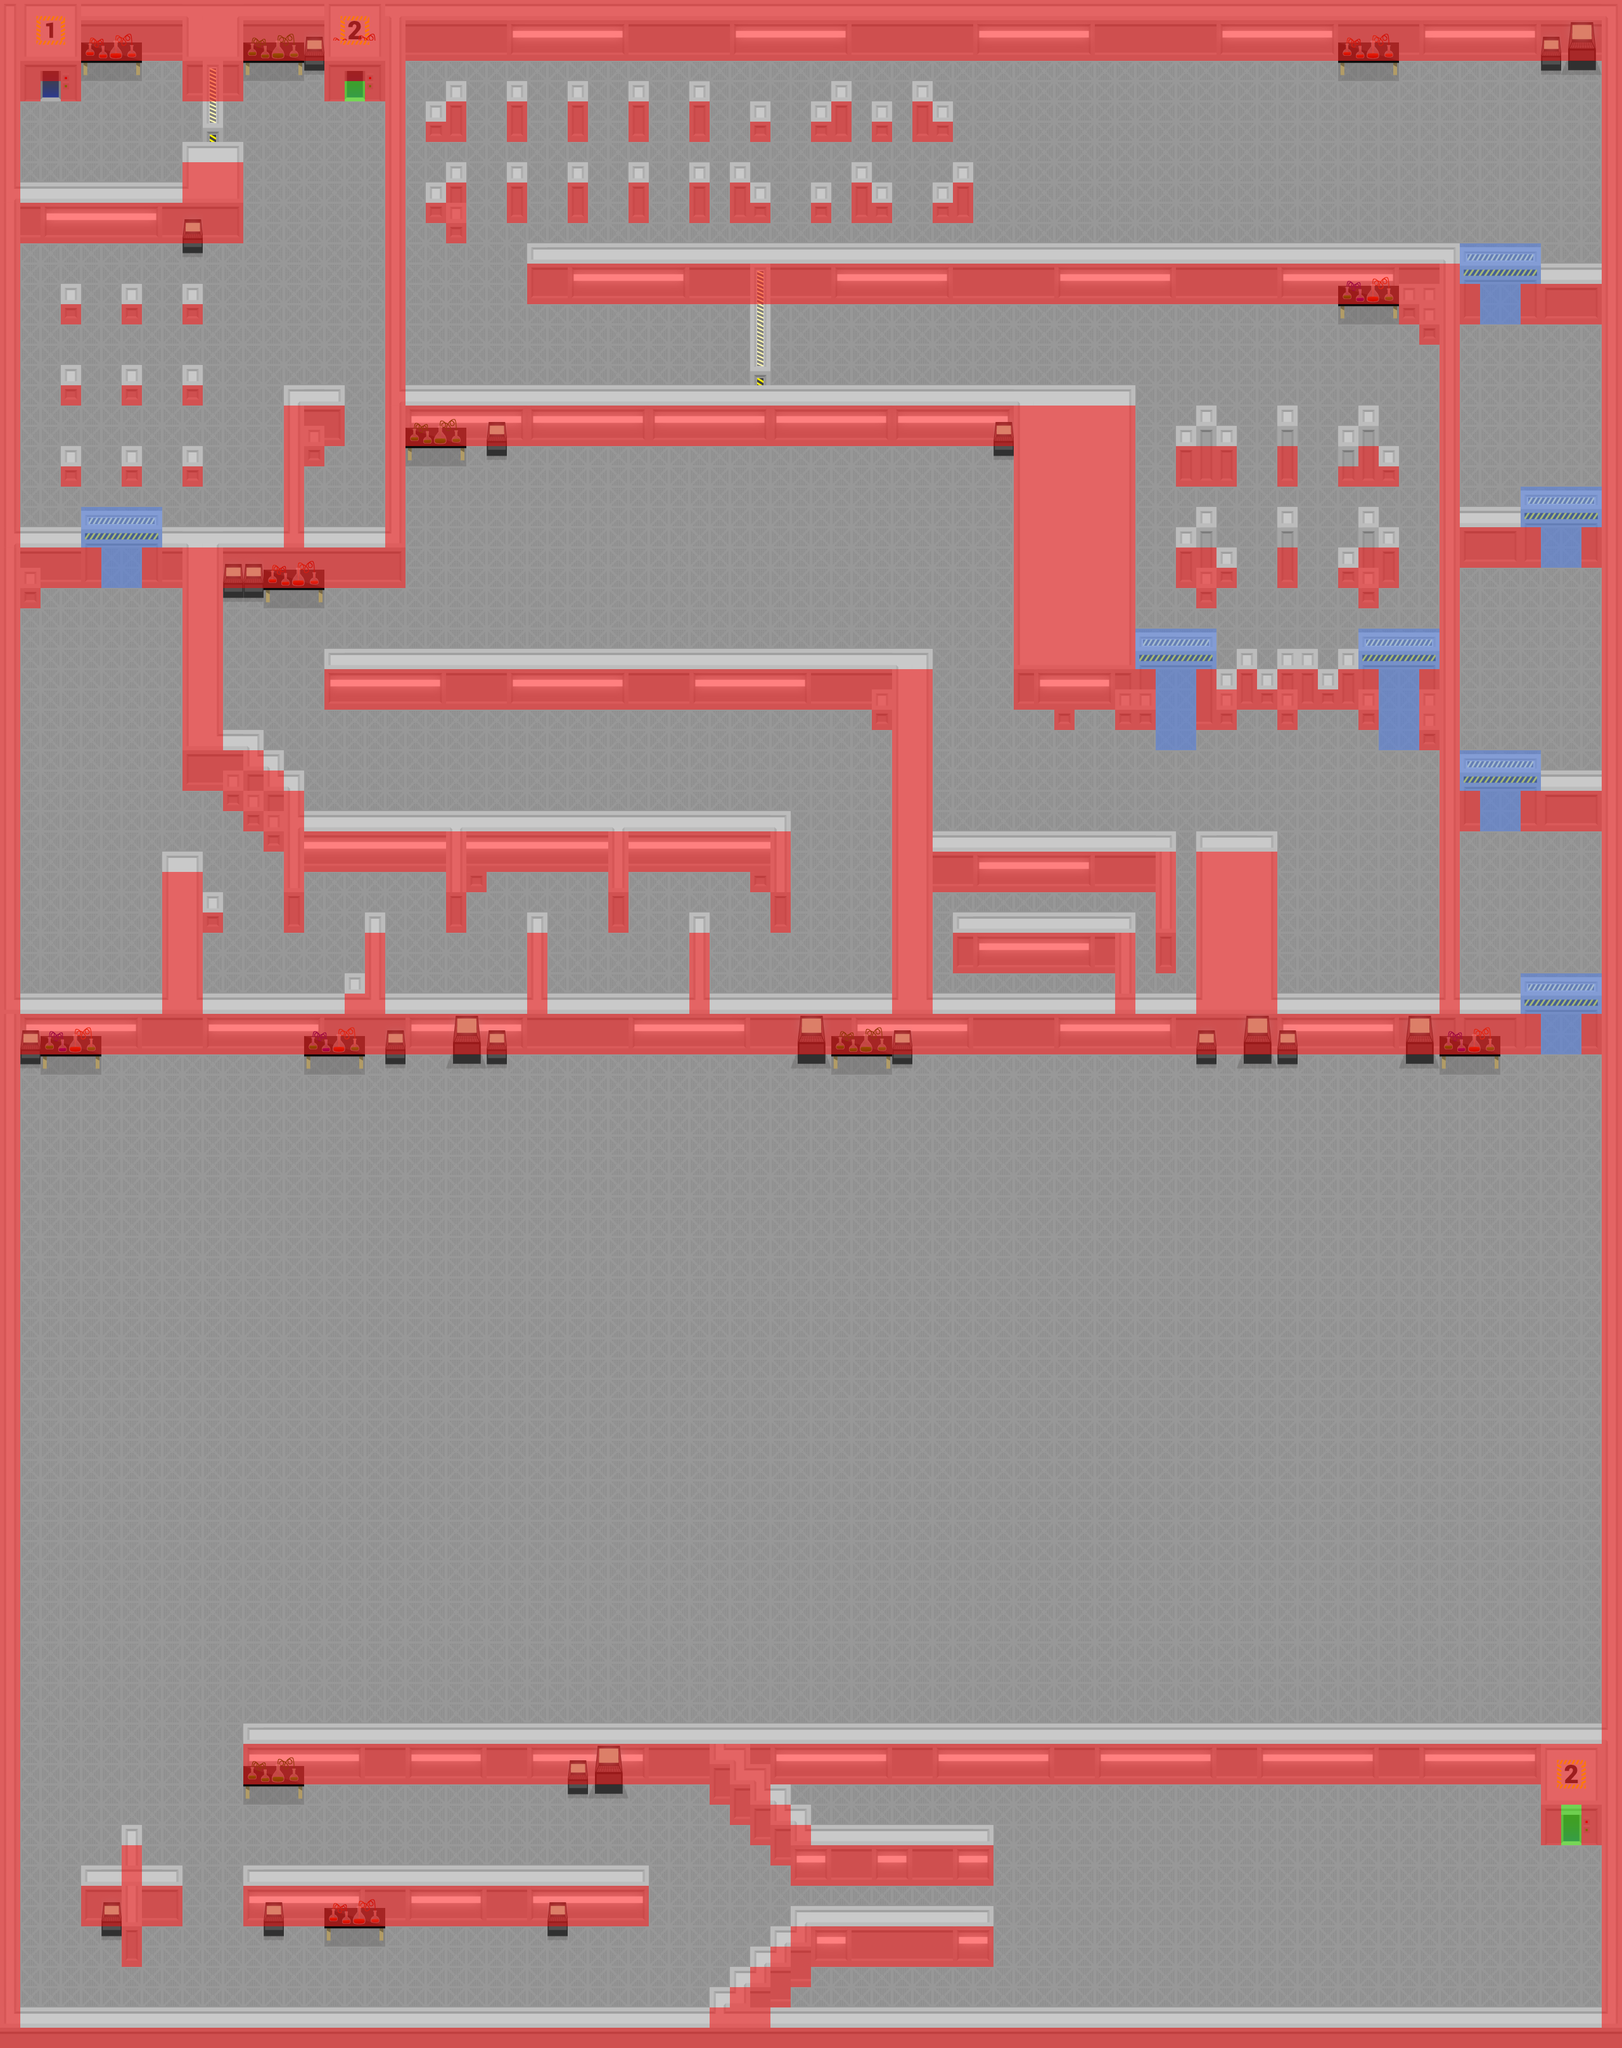

Rendered tile map (Tiled .tmx) drawn with the repository's tilesets; below, a short description and the map source with its tile grids summarised:
An orthogonal 80x101 tile map with 32x32 px tiles, 6 tile layers (Floor, Walls, Shadow, props, ...), 1 hidden layer not drawn, 4 tilesets and 2 objects (room-2, room-1).

<map version="1.0" orientation="orthogonal" renderorder="right-down" width="80" height="101" tilewidth="32" tileheight="32" nextobjectid="3">
 <properties>
  <property name="music" value="music/Escape_From_the_Lab_BG_Music_Loop_Jasmine.mp3" />
 </properties>
 <tileset firstgid="1" name="terrain" tilewidth="32" tileheight="32">
  <image source="../tilesets/terrain.png" width="600" height="600" />
 </tileset>
 <tileset firstgid="325" name="meta" tilewidth="32" tileheight="32">
  <image source="../sprites/meta.png" width="192" height="128" />
  <tile id="0">
   <properties>
    <property name="spawn" value="player-1" />
   </properties>
  </tile>
  <tile id="1">
   <properties>
    <property name="spawn" value="player-2" />
   </properties>
  </tile>
  <tile id="2">
   <properties>
    <property name="spawn" value="player-3" />
   </properties>
  </tile>
  <tile id="3">
   <properties>
    <property name="spawn" value="player-4" />
   </properties>
  </tile>
  <tile id="4">
   <properties>
    <property name="spawn" value="spider" />
   </properties>
  </tile>
  <tile id="5">
   <properties>
    <property name="spawn" value="robot" />
   </properties>
  </tile>
  <tile id="6">
   <properties>
    <property name="spawn" value="slime" />
   </properties>
  </tile>
 </tileset>
 <tileset firstgid="349" name="collisions" tilewidth="32" tileheight="32">
  <image source="../tilesets/collisions.png" width="128" height="128" />
  <tile id="4">
   <properties>
    <property name="collide" value="trigger" />
   </properties>
  </tile>
  <tile id="5">
   <properties>
    <property name="collide" value="solid" />
   </properties>
  </tile>
  <tile id="6">
   <properties>
    <property name="collide" value="solid" />
   </properties>
  </tile>
  <tile id="7">
   <properties>
    <property name="collide" value="exit" />
   </properties>
  </tile>
  <tile id="8">
   <properties>
    <property name="collide" value="trigger" />
   </properties>
  </tile>
  <tile id="9">
   <properties>
    <property name="collide" value="solid" />
   </properties>
  </tile>
  <tile id="10">
   <properties>
    <property name="collide" value="solid" />
   </properties>
  </tile>
  <tile id="11">
   <properties>
    <property name="collide" value="exit" />
   </properties>
  </tile>
 </tileset>
 <tileset firstgid="365" name="tilemap-set-peices-01" tilewidth="32" tileheight="32">
  <image source="../tilesets/tilemap-set-peices-01.png" width="600" height="600" />
 </tileset>
 <layer name="Floor" width="80" height="101">
  <data>[8080 cells, 8000 non-empty, 4 distinct tile ids]</data>
 </layer>
 <layer name="Walls" width="80" height="101">
  <data>[8080 cells, 2362 non-empty, 129 distinct tile ids]</data>
 </layer>
 <layer name="Shadow" width="80" height="101">
  <data>[8080 cells, 0 non-empty, 0 distinct tile ids]</data>
 </layer>
 <layer name="props" width="80" height="101">
  <data>[8080 cells, 198 non-empty, 36 distinct tile ids]</data>
 </layer>
 <layer name="Over" width="80" height="101">
  <data>[8080 cells, 582 non-empty, 28 distinct tile ids]</data>
 </layer>
 <layer name="Collisions" width="80" height="101">
  <data>[8080 cells, 1841 non-empty, 8 distinct tile ids]</data>
 </layer>
 <layer name="Meta" width="80" height="101" visible="0">
  <data>[8080 cells, 1054 non-empty, 8 distinct tile ids]</data>
 </layer>
 <objectgroup name="Regions" visible="0">
  <object id="1" name="room-2" x="352" y="224">
   <polygon points="0,0 0,-128 32,-128 32,-192 256,-192 256,384 96,384 96,608 -320,608 -320,160 32,160 32,0 0,0" />
  </object>
  <object id="2" name="room-1" x="320" y="224">
   <polygon points="0,0 0,-128 -32,-128 -32,-192 -192,-192 -192,-64 -288,-64 -288,64 -32,64 -32,0 0,0" />
  </object>
 </objectgroup>
</map>
